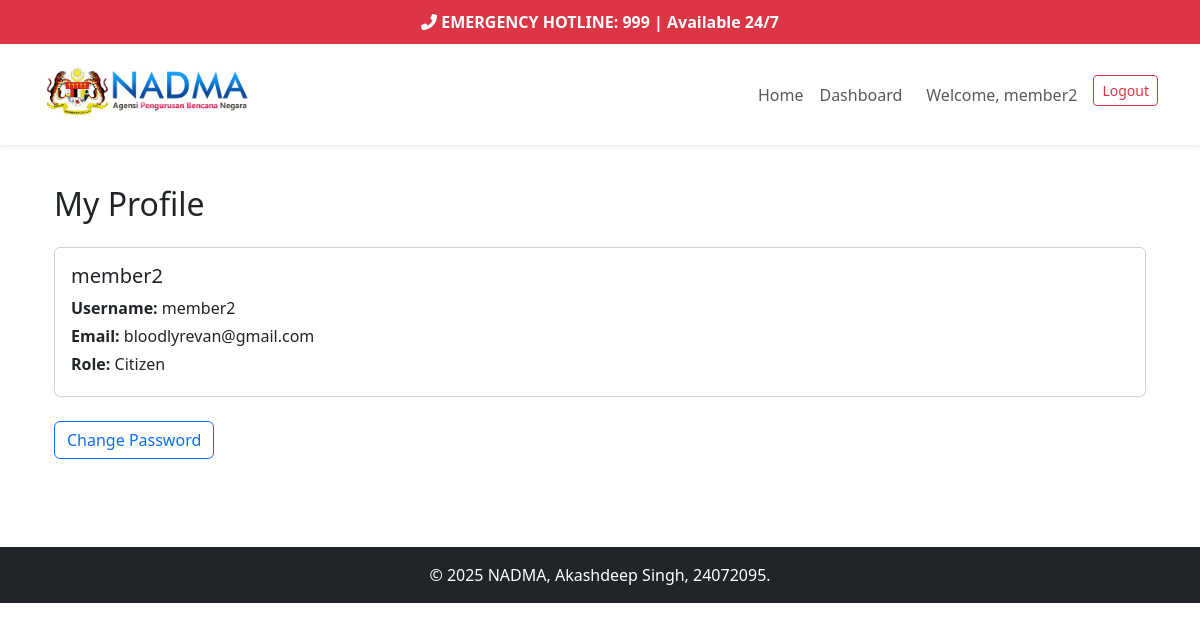
/accounts/profile/ (signed in), run on the app's committed database.
### core/models.py (models this page shows)
class User(AbstractUser):
    ROLE_CHOICES = [
        ('citizen', 'Citizen'),
        ('volunteer', 'Volunteer'),
        ('authority', 'Authority'),
    ]
    full_name = models.CharField(max_length=255)
    role = models.CharField(max_length=20, choices=ROLE_CHOICES)
    skills = models.CharField(max_length=255, blank=True, null=True)
    availability = models.CharField(max_length=255, blank=True, null=True)

### core/views.py (the view)
# urls.py: path('accounts/profile/', profile, name='profile'),
@login_required
def profile(request):
    return render(request, 'core/profile.html')

### core/templates/core/profile.html (shortened to what this page needs)
{% extends 'core/base.html' %}
{% block content %}
<div class="container py-4">
    <h2 class="mb-4">My Profile</h2>
    <div class="card mb-4">
        <div class="card-body">
            <h5 class="card-title">{{ user.get_full_name|default:user.username }}</h5>
            <p class="card-text mb-1"><strong>Username:</strong> {{ user.username }}</p>
            <p class="card-text mb-1"><strong>Email:</strong> {{ user.email }}</p>
            <p class="card-text mb-1"><strong>Role:</strong> {{ user.role|title }}</p>
        </div>
    </div>
    <a href="/accounts/password_change/" class="btn btn-outline-primary">Change Password</a>
</div>
{% endblock %}

### core/templates/core/base.html (shortened to what this page needs)
{% load static %}
<!DOCTYPE html>
<html lang="en">
<head>
    <link rel="stylesheet" href="https://cdn.jsdelivr.net/npm/bootstrap@5.3.0/dist/css/bootstrap.min.css">
    <link href="https://cdnjs.cloudflare.com/ajax/libs/font-awesome/6.0.0/css/all.min.css" rel="stylesheet">
</head>
<body>
    <div class="emergency-bar text-center position-sticky top-0 w-100" style="z-index: 1050; background-color: #dc3545; color: white; padding: 10px 0; font-weight: bold;">
        <i class="fas fa-phone-alt"></i> EMERGENCY HOTLINE: 999 | Available 24/7
    </div>
    <nav class="navbar navbar-expand-lg navbar-light bg-white shadow-sm">
        <div class="container">
            <a class="navbar-brand d-flex align-items-center" href="/">
                <img src="{% static 'logo.png' %}" alt="NADMA Logo" height="75" class="me-2">
            </a>
            <div class="collapse navbar-collapse" id="navbarNav">
                <ul class="navbar-nav ms-auto">
                    <li class="nav-item">
                        <a class="nav-link" href="/">Home</a>
                    </li>
                    {% if user.is_authenticated %}
                        {% if user.is_superuser %}
                            <li class="nav-item"><a class="nav-link" href="{% url 'admin_dashboard' %}">Dashboard</a></li>
                            <li class="nav-item"><a class="nav-link" href="{% url 'admin:index' %}">Django Admin</a></li>
                        {% elif user.role == 'authority' %}
                            <li class="nav-item"><a class="nav-link" href="{% url 'dashboard_router' %}">Dashboard</a></li>
                            <li class="nav-item"><a class="nav-link" href="{% url 'admin_dashboard' %}">Admin Dashboard</a></li>
                            <li class="nav-item"><a class="nav-link" href="{% url 'add_shelter' %}">Add Shelter</a></li>
                        {% elif user.role == 'volunteer' %}
                            <li class="nav-item"><a class="nav-link" href="{% url 'dashboard_router' %}">Dashboard</a></li>
                        {% elif user.role == 'citizen' %}
                            <li class="nav-item"><a class="nav-link" href="{% url 'dashboard_router' %}">Dashboard</a></li>
                        {% endif %}
                        <li class="nav-item ms-2">
                            <span class="nav-link">Welcome, {{ user.get_full_name|default:user.username }}</span>
                        </li>
                        <li class="nav-item ms-2">
                            <a class="btn btn-outline-danger btn-sm" href="{% url 'logout' %}">Logout</a>
                        </li>
                    {% endif %}
                </ul>
            </div>
        </div>
    </nav>
    <main class="container mb-5 py-3">
        {% block content %}{% endblock %}
    </main>
    <footer class="bg-dark text-white text-center py-3 mt-auto">
        © 2025 NADMA, Akashdeep Singh, 24072095.
    </footer>
</body>
</html>

### data on the page
User: get_full_name "member2", username "member2", email "bloodlyrevan@gmail.com", role "Citizen"
